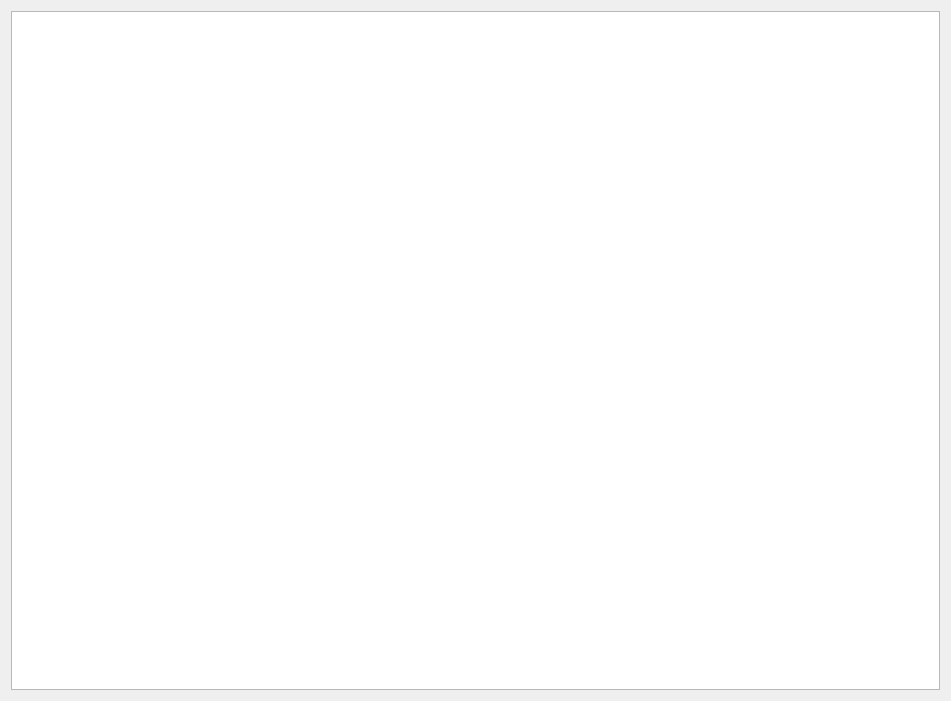
<?xml version="1.0" encoding="UTF-8"?>
<ui version="4.0">
 <class>dbviewall</class>
 <widget class="QDialog" name="dbviewall">
  <property name="geometry">
   <rect>
    <x>0</x>
    <y>0</y>
    <width>951</width>
    <height>701</height>
   </rect>
  </property>
  <property name="windowTitle">
   <string>Dialog</string>
  </property>
  <layout class="QVBoxLayout" name="verticalLayout">
   <item>
    <widget class="QTableView" name="tV_all"/>
   </item>
  </layout>
 </widget>
 <resources/>
 <connections/>
</ui>
